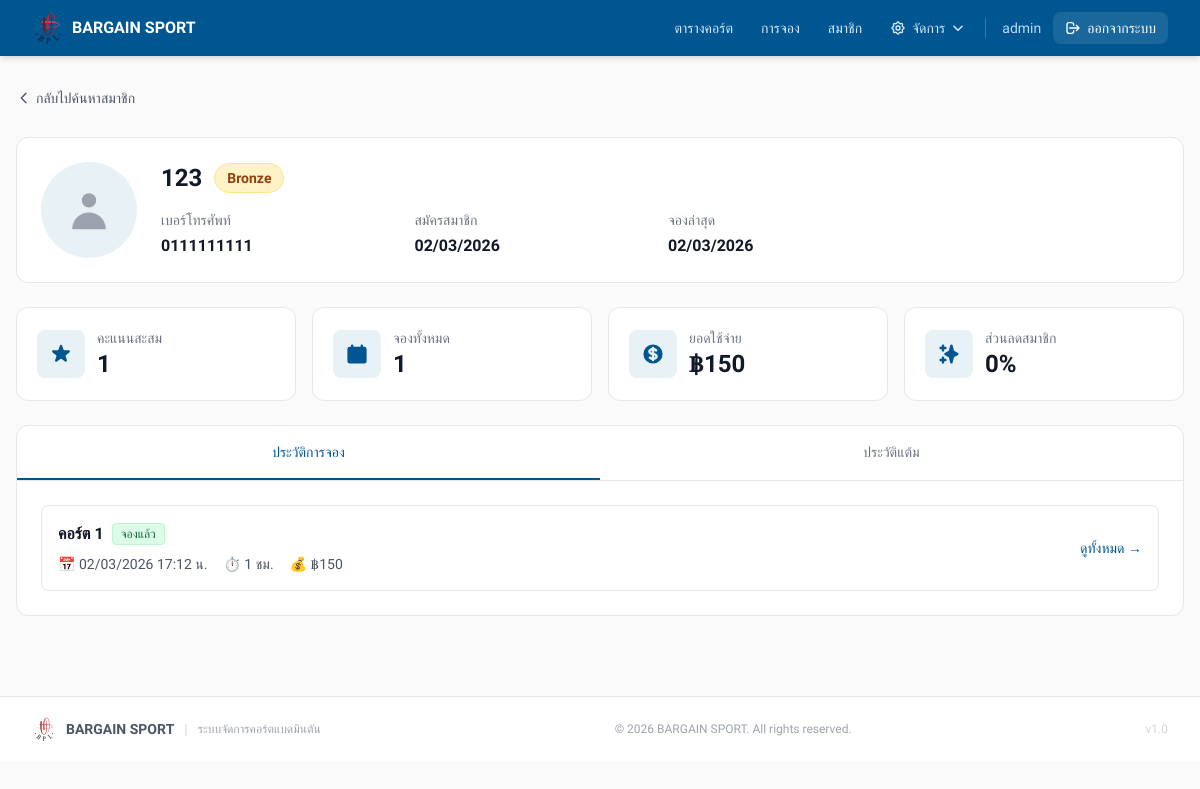
The app's page /members/profile.php?id=5 (signed in), older data.
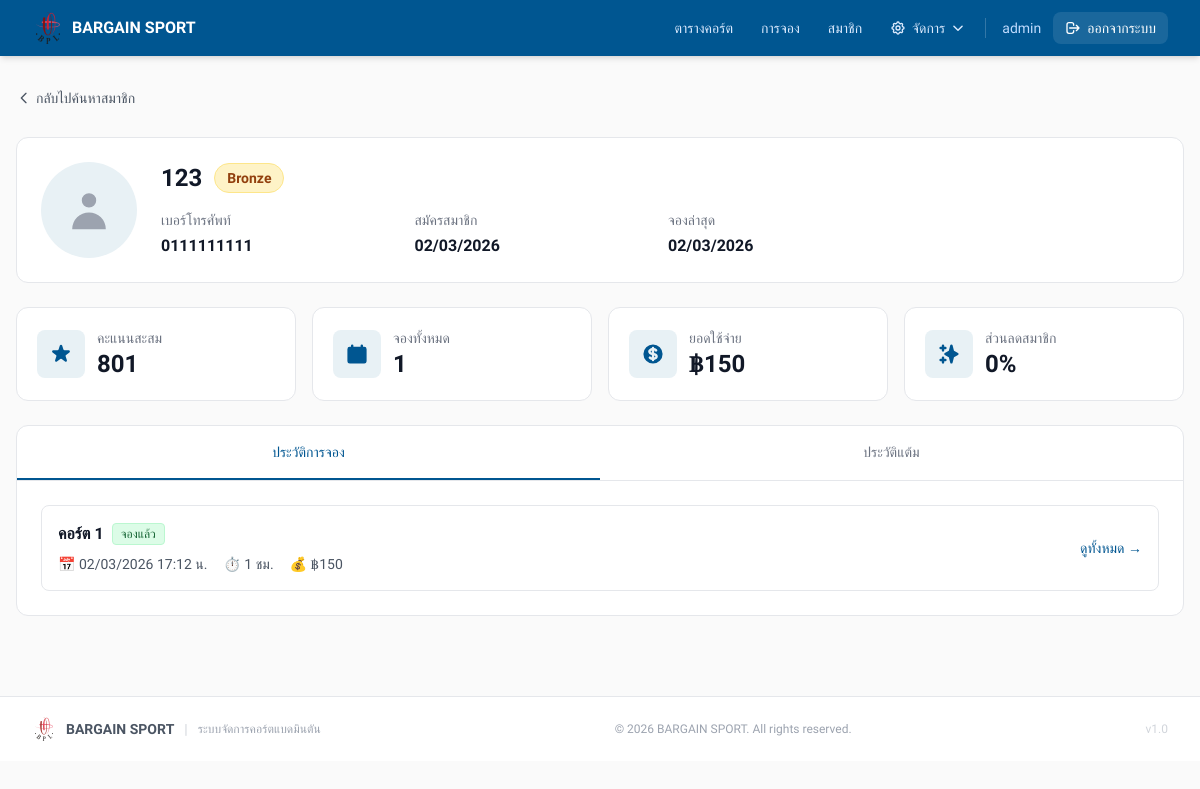
The same page, newer data.
### tables this page shows
CREATE TABLE `members` (
  `id` int NOT NULL,
  `phone` varchar(10) NOT NULL,
  `name` varchar(100) NOT NULL,
  `email` varchar(100) DEFAULT NULL,
  `points` int DEFAULT '0',
  `total_bookings` int DEFAULT '0',
  `total_spent` decimal(10,2) DEFAULT '0.00',
  `member_level` enum('Bronze','Silver','Gold','Platinum') DEFAULT 'Bronze',
  `joined_date` datetime DEFAULT CURRENT_TIMESTAMP,
  `last_booking_date` datetime DEFAULT NULL,
  `birth_date` date DEFAULT NULL,
  `status` enum('active','inactive') DEFAULT 'active',
  `notes` text
);

### members/profile.php (the view, shortened to what the changed rows need)
<?php
require_once __DIR__ . '/../config/db.php';
$member_id = isset($_GET['id']) ? (int)$_GET['id'] : 0;
$stmt = $pdo->prepare("
    SELECT *
    FROM members
    WHERE id = ?
");
$stmt->execute([$member_id]);
$member = $stmt->fetch();
$levelColors = [
    'Bronze' => ['bg' => 'bg-amber-100', 'text' => 'text-amber-800', 'border' => 'border-amber-200'],
    'Silver' => ['bg' => 'bg-gray-100', 'text' => 'text-gray-800', 'border' => 'border-gray-300'],
    'Gold' => ['bg' => 'bg-yellow-100', 'text' => 'text-yellow-800', 'border' => 'border-yellow-300'],
    'Platinum' => ['bg' => 'bg-blue-100', 'text' => 'text-blue-800', 'border' => 'border-blue-300']
];
$discounts = [
    'Bronze' => 0,
    'Silver' => 5,
    'Gold' => 10,
    'Platinum' => 15
];
$colors = $levelColors[$member['member_level']] ?? $levelColors['Bronze'];
$discount = $discounts[$member['member_level']] ?? 0;
?>
<!doctype html>
<html lang="th">
<head>
    <script src="https://cdn.tailwindcss.com"></script>
</head>
<body style="background:#FAFAFA;" class="min-h-screen">
    <div class="max-w-7xl mx-auto px-4 py-8">
        <div class="bg-white rounded-xl border border-gray-200 p-6 mb-6">
            <div class="flex flex-col md:flex-row md:items-start gap-6">
                <div class="flex-1">
                    <div class="flex flex-col sm:flex-row sm:items-center gap-3 mb-4">
                        <h1 class="text-2xl font-bold text-gray-900"><?= htmlspecialchars($member['name']) ?></h1>
                        <span class="<?= $colors['bg'] ?> <?= $colors['text'] ?> <?= $colors['border'] ?> border px-3 py-1 rounded-full text-sm font-semibold w-fit">
                            <?= htmlspecialchars($member['member_level']) ?>
                        </span>
                    </div>
                    <div class="grid grid-cols-1 sm:grid-cols-2 lg:grid-cols-4 gap-4">
                        <div>
                            <p class="text-sm text-gray-500 mb-1">เบอร์โทรศัพท์</p>
                            <p class="font-semibold text-gray-900"><?= htmlspecialchars($member['phone']) ?></p>
                        </div>
                        <div>
                            <p class="text-sm text-gray-500 mb-1">สมัครสมาชิก</p>
                            <p class="font-semibold text-gray-900"><?= date('d/m/Y', strtotime($member['joined_date'])) ?></p>
                        </div>
                        <?php if ($member['last_booking_date']): ?>
                        <div>
                            <p class="text-sm text-gray-500 mb-1">จองล่าสุด</p>
                            <p class="font-semibold text-gray-900"><?= date('d/m/Y', strtotime($member['last_booking_date'])) ?></p>
                        </div>
                        <?php endif; ?>
                    </div>
                </div>
            </div>
        </div>
        <div class="grid grid-cols-1 sm:grid-cols-2 lg:grid-cols-4 gap-4 mb-6">
            <div class="bg-white rounded-xl border border-gray-200 p-5">
                <div class="flex items-center gap-3">
                    <div>
                        <p class="text-sm text-gray-500">คะแนนสะสม</p>
                        <p class="text-2xl font-bold text-gray-900"><?= number_format($member['points']) ?></p>
                    </div>
                </div>
            </div>
            <div class="bg-white rounded-xl border border-gray-200 p-5">
                <div class="flex items-center gap-3">
                    <div>
                        <p class="text-sm text-gray-500">จองทั้งหมด</p>
                        <p class="text-2xl font-bold text-gray-900"><?= number_format($member['total_bookings']) ?></p>
                    </div>
                </div>
            </div>
            <div class="bg-white rounded-xl border border-gray-200 p-5">
                <div class="flex items-center gap-3">
                    <div>
                        <p class="text-sm text-gray-500">ยอดใช้จ่าย</p>
                        <p class="text-2xl font-bold text-gray-900">฿<?= number_format($member['total_spent'], 0) ?></p>
                    </div>
                </div>
            </div>
            <div class="bg-white rounded-xl border border-gray-200 p-5">
                <div class="flex items-center gap-3">
                    <div>
                        <p class="text-sm text-gray-500">ส่วนลดสมาชิก</p>
                        <p class="text-2xl font-bold text-gray-900"><?= $discount ?>%</p>
                    </div>
                </div>
            </div>
        </div>
    </div>
</body>
</html>

Row changes from the older to the newer data that the page shows:
changed members "Bronze": points "1" → "801"
